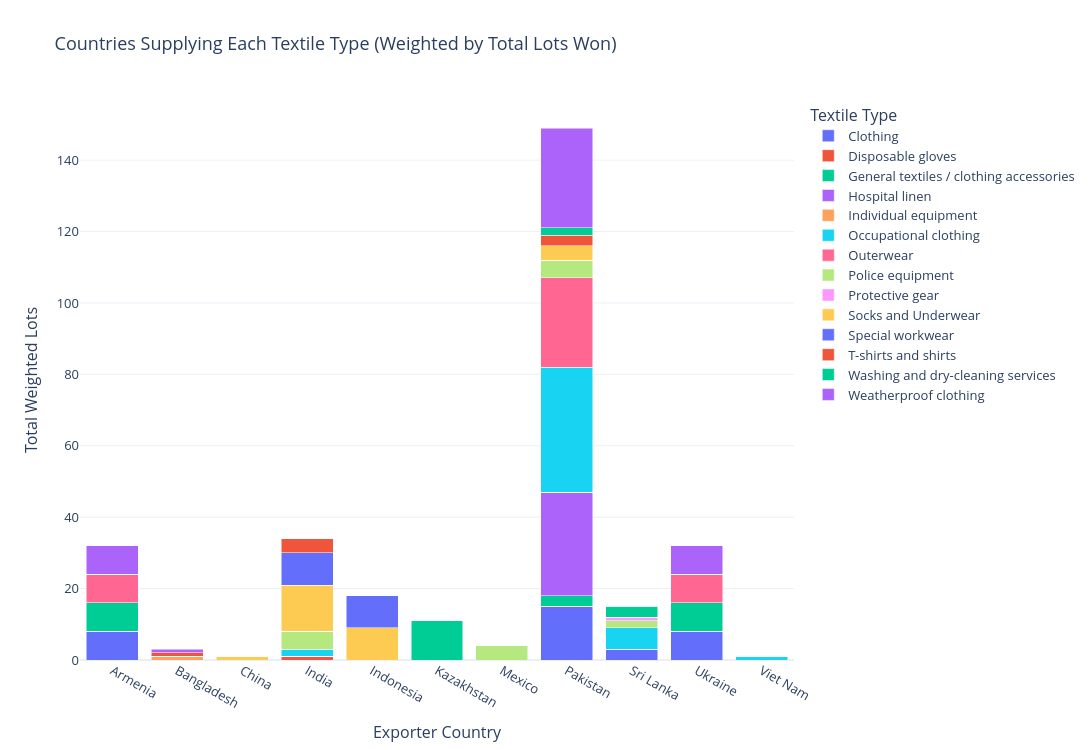

Notebook code for this chart:
### Code cell
# Aggregate after merge
df_grouped = (
    df_plot.groupby(["country", "textile_type"])["lot_weight"]
           .sum()
           .reset_index()
)

df_pivot = df_grouped.pivot(
    index="country",
    columns="textile_type",
    values="lot_weight"
).fillna(0)


fig = px.bar(
    df_pivot,
    x=df_pivot.index,
    y=df_pivot.columns,
    title="Countries Supplying Each Textile Type (Weighted by Total Lots Won)",
    labels={"value": "Total Weighted Lots", "country": "Country"},
)

fig.update_traces(
    textangle=0,              
    textposition="inside",
    insidetextanchor="middle",
    textfont=dict(size=16)
)
fig.update_layout(
    barmode="stack",
    xaxis_title="Exporter Country",
    yaxis_title="Total Weighted Lots",
    legend_title="Textile Type",
    width=1300,
    height=750,
    template="plotly_white",
    font=dict(size=13)
)

fig.show()

### Figure 1 — Plotly figure (JSON) as saved in the notebook; plotly's stock layout.template omitted (floating-point values rounded to 4 significant figures)
{"data": [{"hovertemplate": "textile_type=Clothing<br>Country=%{x}<br>Total Weighted Lots=%{y}<extra></extra>", "insidetextanchor": "middle", "legendgroup": "Clothing", "marker": {"color": "#636efa", "pattern": {"shape": ""}}, "name": "Clothing", "orientation": "v", "showlegend": true, "textangle": 0, "textfont": {"size": 16}, "textposition": "inside", "type": "bar", "x": ["Armenia", "Bangladesh", "China", "India", "Indonesia", "Kazakhstan", "Mexico", "Pakistan", "Sri Lanka", "Ukraine", "Viet Nam"], "xaxis": "x", "y": [8.0, 0.0, 0.0, 0.0, 0.0, 0.0, 0.0, 15.0, 3.0, 8.0, 0.0], "yaxis": "y"}, {"hovertemplate": "textile_type=Disposable gloves<br>Country=%{x}<br>Total Weighted Lots=%{y}<extra></extra>", "insidetextanchor": "middle", "legendgroup": "Disposable gloves", "marker": {"color": "#EF553B", "pattern": {"shape": ""}}, "name": "Disposable gloves", "orientation": "v", "showlegend": true, "textangle": 0, "textfont": {"size": 16}, "textposition": "inside", "type": "bar", "x": ["Armenia", "Bangladesh", "China", "India", "Indonesia", "Kazakhstan", "Mexico", "Pakistan", "Sri Lanka", "Ukraine", "Viet Nam"], "xaxis": "x", "y": [0.0, 0.0, 0.0, 1.0, 0.0, 0.0, 0.0, 0.0, 0.0, 0.0, 0.0], "yaxis": "y"}, {"hovertemplate": "textile_type=General textiles / clothing accessories<br>Country=%{x}<br>Total Weighted Lots=%{y}<extra></extra>", "insidetextanchor": "middle", "legendgroup": "General textiles / clothing accessories", "marker": {"color": "#00cc96", "pattern": {"shape": ""}}, "name": "General textiles / clothing accessories", "orientation": "v", "showlegend": true, "textangle": 0, "textfont": {"size": 16}, "textposition": "inside", "type": "bar", "x": ["Armenia", "Bangladesh", "China", "India", "Indonesia", "Kazakhstan", "Mexico", "Pakistan", "Sri Lanka", "Ukraine", "Viet Nam"], "xaxis": "x", "y": [8.0, 0.0, 0.0, 0.0, 0.0, 0.0, 0.0, 3.0, 0.0, 8.0, 0.0], "yaxis": "y"}, {"hovertemplate": "textile_type=Hospital linen<br>Country=%{x}<br>Total Weighted Lots=%{y}<extra></extra>", "insidetextanchor": "middle", "legendgroup": "Hospital linen", "marker": {"color": "#ab63fa", "pattern": {"shape": ""}}, "name": "Hospital linen", "orientation": "v", "showlegend": true, "textangle": 0, "textfont": {"size": 16}, "textposition": "inside", "type": "bar", "x": ["Armenia", "Bangladesh", "China", "India", "Indonesia", "Kazakhstan", "Mexico", "Pakistan", "Sri Lanka", "Ukraine", "Viet Nam"], "xaxis": "x", "y": [0.0, 0.0, 0.0, 0.0, 0.0, 0.0, 0.0, 29.0, 0.0, 0.0, 0.0], "yaxis": "y"}, {"hovertemplate": "textile_type=Individual equipment<br>Country=%{x}<br>Total Weighted Lots=%{y}<extra></extra>", "insidetextanchor": "middle", "legendgroup": "Individual equipment", "marker": {"color": "#FFA15A", "pattern": {"shape": ""}}, "name": "Individual equipment", "orientation": "v", "showlegend": true, "textangle": 0, "textfont": {"size": 16}, "textposition": "inside", "type": "bar", "x": ["Armenia", "Bangladesh", "China", "India", "Indonesia", "Kazakhstan", "Mexico", "Pakistan", "Sri Lanka", "Ukraine", "Viet Nam"], "xaxis": "x", "y": [0.0, 1.0, 0.0, 0.0, 0.0, 0.0, 0.0, 0.0, 0.0, 0.0, 0.0], "yaxis": "y"}, {"hovertemplate": "textile_type=Occupational clothing<br>Country=%{x}<br>Total Weighted Lots=%{y}<extra></extra>", "insidetextanchor": "middle", "legendgroup": "Occupational clothing", "marker": {"color": "#19d3f3", "pattern": {"shape": ""}}, "name": "Occupational clothing", "orientation": "v", "showlegend": true, "textangle": 0, "textfont": {"size": 16}, "textposition": "inside", "type": "bar", "x": ["Armenia", "Bangladesh", "China", "India", "Indonesia", "Kazakhstan", "Mexico", "Pakistan", "Sri Lanka", "Ukraine", "Viet Nam"], "xaxis": "x", "y": [0.0, 0.0, 0.0, 2.0, 0.0, 0.0, 0.0, 35.0, 6.0, 0.0, 1.0], "yaxis": "y"}, {"hovertemplate": "textile_type=Outerwear<br>Country=%{x}<br>Total Weighted Lots=%{y}<extra></extra>", "insidetextanchor": "middle", "legendgroup": "Outerwear", "marker": {"color": "#FF6692", "pattern": {"shape": ""}}, "name": "Outerwear", "orientation": "v", "showlegend": true, "textangle": 0, "textfont": {"size": 16}, "textposition": "inside", "type": "bar", "x": ["Armenia", "Bangladesh", "China", "India", "Indonesia", "Kazakhstan", "Mexico", "Pakistan", "Sri Lanka", "Ukraine", "Viet Nam"], "xaxis": "x", "y": [8.0, 0.0, 0.0, 0.0, 0.0, 0.0, 0.0, 25.0, 0.0, 8.0, 0.0], "yaxis": "y"}, {"hovertemplate": "textile_type=Police equipment<br>Country=%{x}<br>Total Weighted Lots=%{y}<extra></extra>", "insidetextanchor": "middle", "legendgroup": "Police equipment", "marker": {"color": "#B6E880", "pattern": {"shape": ""}}, "name": "Police equipment", "orientation": "v", "showlegend": true, "textangle": 0, "textfont": {"size": 16}, "textposition": "inside", "type": "bar", "x": ["Armenia", "Bangladesh", "China", "India", "Indonesia", "Kazakhstan", "Mexico", "Pakistan", "Sri Lanka", "Ukraine", "Viet Nam"], "xaxis": "x", "y": [0.0, 0.0, 0.0, 5.0, 0.0, 0.0, 4.0, 5.0, 2.0, 0.0, 0.0], "yaxis": "y"}, {"hovertemplate": "textile_type=Protective gear<br>Country=%{x}<br>Total Weighted Lots=%{y}<extra></extra>", "insidetextanchor": "middle", "legendgroup": "Protective gear", "marker": {"color": "#FF97FF", "pattern": {"shape": ""}}, "name": "Protective gear", "orientation": "v", "showlegend": true, "textangle": 0, "textfont": {"size": 16}, "textposition": "inside", "type": "bar", "x": ["Armenia", "Bangladesh", "China", "India", "Indonesia", "Kazakhstan", "Mexico", "Pakistan", "Sri Lanka", "Ukraine", "Viet Nam"], "xaxis": "x", "y": [0.0, 0.0, 0.0, 0.0, 0.0, 0.0, 0.0, 0.0, 1.0, 0.0, 0.0], "yaxis": "y"}, {"hovertemplate": "textile_type=Socks and Underwear<br>Country=%{x}<br>Total Weighted Lots=%{y}<extra></extra>", "insidetextanchor": "middle", "legendgroup": "Socks and Underwear", "marker": {"color": "#FECB52", "pattern": {"shape": ""}}, "name": "Socks and Underwear", "orientation": "v", "showlegend": true, "textangle": 0, "textfont": {"size": 16}, "textposition": "inside", "type": "bar", "x": ["Armenia", "Bangladesh", "China", "India", "Indonesia", "Kazakhstan", "Mexico", "Pakistan", "Sri Lanka", "Ukraine", "Viet Nam"], "xaxis": "x", "y": [0.0, 0.0, 1.0, 13.0, 9.0, 0.0, 0.0, 4.0, 0.0, 0.0, 0.0], "yaxis": "y"}, {"hovertemplate": "textile_type=Special workwear<br>Country=%{x}<br>Total Weighted Lots=%{y}<extra></extra>", "insidetextanchor": "middle", "legendgroup": "Special workwear", "marker": {"color": "#636efa", "pattern": {"shape": ""}}, "name": "Special workwear", "orientation": "v", "showlegend": true, "textangle": 0, "textfont": {"size": 16}, "textposition": "inside", "type": "bar", "x": ["Armenia", "Bangladesh", "China", "India", "Indonesia", "Kazakhstan", "Mexico", "Pakistan", "Sri Lanka", "Ukraine", "Viet Nam"], "xaxis": "x", "y": [0.0, 0.0, 0.0, 9.0, 9.0, 0.0, 0.0, 0.0, 0.0, 0.0, 0.0], "yaxis": "y"}, {"hovertemplate": "textile_type=T-shirts and shirts<br>Country=%{x}<br>Total Weighted Lots=%{y}<extra></extra>", "insidetextanchor": "middle", "legendgroup": "T-shirts and shirts", "marker": {"color": "#EF553B", "pattern": {"shape": ""}}, "name": "T-shirts and shirts", "orientation": "v", "showlegend": true, "textangle": 0, "textfont": {"size": 16}, "textposition": "inside", "type": "bar", "x": ["Armenia", "Bangladesh", "China", "India", "Indonesia", "Kazakhstan", "Mexico", "Pakistan", "Sri Lanka", "Ukraine", "Viet Nam"], "xaxis": "x", "y": [0.0, 1.0, 0.0, 4.0, 0.0, 0.0, 0.0, 3.0, 0.0, 0.0, 0.0], "yaxis": "y"}, {"hovertemplate": "textile_type=Washing and dry-cleaning services<br>Country=%{x}<br>Total Weighted Lots=%{y}<extra></extra>", "insidetextanchor": "middle", "legendgroup": "Washing and dry-cleaning services", "marker": {"color": "#00cc96", "pattern": {"shape": ""}}, "name": "Washing and dry-cleaning services", "orientation": "v", "showlegend": true, "textangle": 0, "textfont": {"size": 16}, "textposition": "inside", "type": "bar", "x": ["Armenia", "Bangladesh", "China", "India", "Indonesia", "Kazakhstan", "Mexico", "Pakistan", "Sri Lanka", "Ukraine", "Viet Nam"], "xaxis": "x", "y": [0.0, 0.0, 0.0, 0.0, 0.0, 11.0, 0.0, 2.0, 3.0, 0.0, 0.0], "yaxis": "y"}, {"hovertemplate": "textile_type=Weatherproof clothing<br>Country=%{x}<br>Total Weighted Lots=%{y}<extra></extra>", "insidetextanchor": "middle", "legendgroup": "Weatherproof clothing", "marker": {"color": "#ab63fa", "pattern": {"shape": ""}}, "name": "Weatherproof clothing", "orientation": "v", "showlegend": true, "textangle": 0, "textfont": {"size": 16}, "textposition": "inside", "type": "bar", "x": ["Armenia", "Bangladesh", "China", "India", "Indonesia", "Kazakhstan", "Mexico", "Pakistan", "Sri Lanka", "Ukraine", "Viet Nam"], "xaxis": "x", "y": [8.0, 1.0, 0.0, 0.0, 0.0, 0.0, 0.0, 28.0, 0.0, 8.0, 0.0], "yaxis": "y"}], "layout": {"barmode": "stack", "font": {"size": 13}, "height": 750, "legend": {"title": {"text": "Textile Type"}, "tracegroupgap": 0}, "title": {"text": "Countries Supplying Each Textile Type (Weighted by Total Lots Won)"}, "width": 1300, "xaxis": {"anchor": "y", "domain": [0, 1], "title": {"text": "Exporter Country"}}, "yaxis": {"anchor": "x", "domain": [0, 1], "title": {"text": "Total Weighted Lots"}}}}
